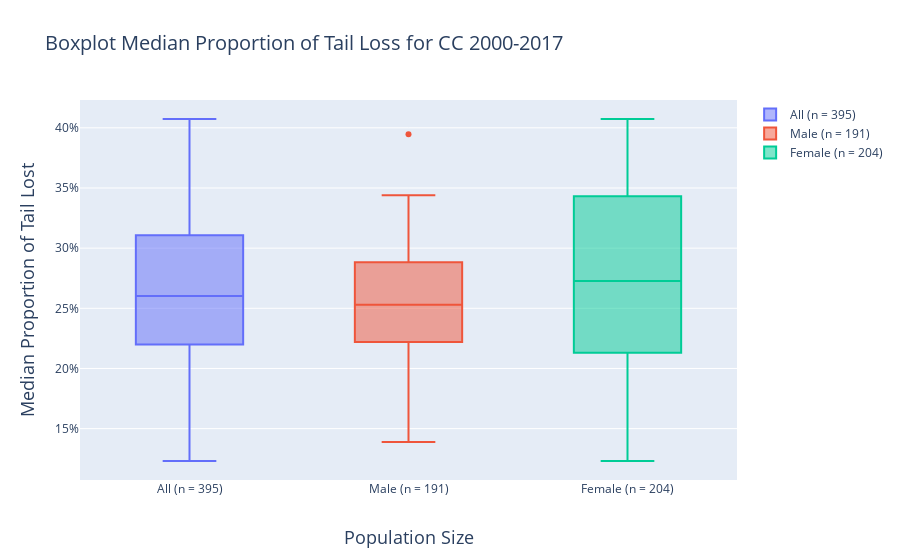

Notebook source saved alongside this figure:
### Markdown cell above
# resume
[TOC](#Table-of-Contents)

### Code cell
male = go.Box(y=dfYearlyEst.loc[(dfYearlyEst.autotomized)&(dfYearlyEst.sex=='m')]['50%'],
                  name = 'Male (n = {:.0f})'\
              .format(dfYearlyEst.loc[(dfYearlyEst.autotomized)&(dfYearlyEst.sex=='m')]['count'].sum()))
female = go.Box(y=dfYearlyEst.loc[(dfYearlyEst.autotomized)&(dfYearlyEst.sex=='f')]['50%'],
                    name = 'Female (n = {:.0f})'\
              .format(dfYearlyEst.loc[(dfYearlyEst.autotomized)&(dfYearlyEst.sex=='f')]['count'].sum()))
All = go.Box(y=dfYearlyEst.loc[(dfYearlyEst.autotomized)]['50%'],
                    name = 'All (n = {:.0f})'\
              .format(dfYearlyEst.loc[(dfYearlyEst.autotomized)]['count'].sum()))
data = [All,male,female,]
layout = go.Layout(
    title = 'Boxplot Median Proportion of Tail Loss for CC 2000-2017',
    titlefont = dict(
        size = 20),
    xaxis = dict(
        dtick = 1,
        title = 'Population Size',
        titlefont = dict(
            size = 18)),
    yaxis = dict(
        title = 'Median Proportion of Tail Lost',
        tickformat = ".0%",
        titlefont = dict(
            size = 18)))

fig = go.Figure(
        data = data,
        layout = layout)
iplot(fig, filename = 'Boxplot Median Proportion of Tail Loss for CC 2000-2017 56 plus.html')
plot(fig, filename = 'Boxplot Median Proportion of Tail Loss for CC 2000-2017 56 plus.html')

### Figure 1 — Plotly figure (JSON) as saved in the notebook; plotly's stock layout.template omitted (floating-point values rounded to 4 significant figures)
{"data": [{"name": "All (n = 395)", "type": "box", "y": [0.2181, 0.2293, 0.2575, 0.2537, 0.1726, 0.2883, 0.2628, 0.2216, 0.1231, 0.2493, 0.2909, 0.2219, 0.2826, 0.344, 0.1653, 0.2914, 0.3431, 0.2808, 0.3545, 0.2271, 0.3372, 0.1447, 0.2297, 0.2659, 0.2131, 0.3946, 0.4073, 0.1389, 0.3196, 0.2524, 0.3885, 0.1812, 0.3595, 0.3019, 0.2128, 0.2877]}, {"name": "Male (n = 191)", "type": "box", "y": [0.2293, 0.2537, 0.2883, 0.2216, 0.2493, 0.2219, 0.344, 0.2914, 0.2808, 0.2271, 0.1447, 0.2659, 0.3946, 0.1389, 0.2524, 0.1812, 0.3019, 0.2877]}, {"name": "Female (n = 204)", "type": "box", "y": [0.2181, 0.2575, 0.1726, 0.2628, 0.1231, 0.2909, 0.2826, 0.1653, 0.3431, 0.3545, 0.3372, 0.2297, 0.2131, 0.4073, 0.3196, 0.3885, 0.3595, 0.2128]}], "layout": {"title": {"font": {"size": 20}, "text": "Boxplot Median Proportion of Tail Loss for CC 2000-2017"}, "xaxis": {"dtick": 1, "title": {"font": {"size": 18}, "text": "Population Size"}}, "yaxis": {"tickformat": ".0%", "title": {"font": {"size": 18}, "text": "Median Proportion of Tail Lost"}}}}
